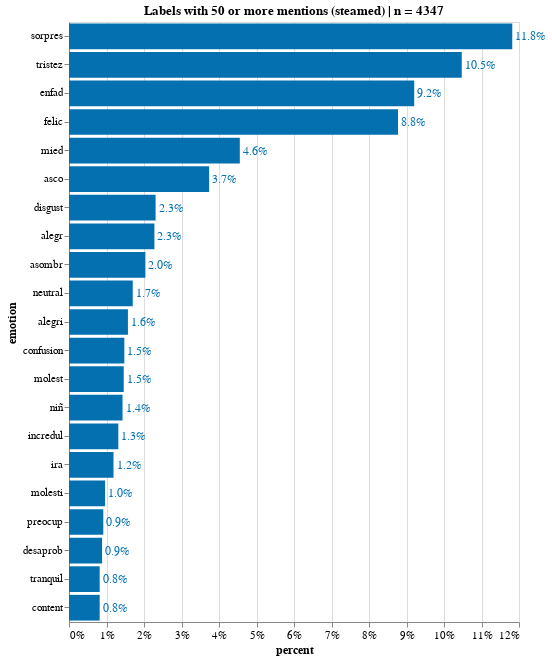

Here is the notebook cell this chart was saved with:
### Code cell
source = df_emo_overall[df_emo_overall['counts'] > 49]
title = 'Labels with 50 or more mentions (steamed) | n = '+ source['counts'].sum().astype(str)
X, Y = 'percent:Q', 'emotion:N'
w, h= 450, 600
txs, ls, ts = 12, 11, 12

chart_overall_per = simple_per_bar(source, title=title, X=X, Y=Y, width=w, height=h, text_size = txs, label_size = ls, title_size=ts)
chart_overall_per.display(renderer='svg')

### Figure 1 — Vega-Lite specification as saved in the notebook (floating-point values rounded to 4 significant figures)
{"config": {"view": {"continuousWidth": 400, "continuousHeight": 300}, "axis": {"labelFontSize": 11, "titleFontSize": 12}}, "layer": [{"mark": "bar", "encoding": {"color": {"condition": {"value": "orange", "test": "(datum.emotion === null)"}, "value": "#0570b0"}, "x": {"type": "quantitative", "axis": {"format": ".0%"}, "field": "percent"}, "y": {"type": "nominal", "field": "emotion", "sort": "-x"}}, "title": "Labels with 50 or more mentions (steamed) | n = 4347"}, {"mark": {"type": "text", "align": "left", "baseline": "middle", "dx": 3, "fontSize": 12}, "encoding": {"color": {"condition": {"value": "orange", "test": "(datum.emotion === null)"}, "value": "#0570b0"}, "text": {"type": "quantitative", "field": "percent", "format": ".1%"}, "x": {"type": "quantitative", "axis": {"format": ".0%"}, "field": "percent"}, "y": {"type": "nominal", "field": "emotion", "sort": "-x"}}, "title": "Labels with 50 or more mentions (steamed) | n = 4347"}], "data": {"name": "data-fb7df861c01b7c323ee5ffc25401a51a"}, "height": 600, "width": 450, "$schema": "https://vega.github.io/schema/vega-lite/v4.8.1.json", "datasets": {"data-fb7df861c01b7c323ee5ffc25401a51a": [{"counts": 737, "emotion": "sorpres", "percent": 0.1182}, {"counts": 653, "emotion": "tristez", "percent": 0.1047}, {"counts": 574, "emotion": "enfad", "percent": 0.09206}, {"counts": 547, "emotion": "felic", "percent": 0.08773}, {"counts": 284, "emotion": "mied", "percent": 0.04555}, {"counts": 233, "emotion": "asco", "percent": 0.03737}, {"counts": 144, "emotion": "disgust", "percent": 0.0231}, {"counts": 142, "emotion": "alegr", "percent": 0.02277}, {"counts": 127, "emotion": "asombr", "percent": 0.02037}, {"counts": 106, "emotion": "neutral", "percent": 0.017}, {"counts": 98, "emotion": "alegri", "percent": 0.01572}, {"counts": 92, "emotion": "confusion", "percent": 0.01476}, {"counts": 91, "emotion": "molest", "percent": 0.0146}, {"counts": 89, "emotion": "niñ", "percent": 0.01427}, {"counts": 82, "emotion": "incredul", "percent": 0.01315}, {"counts": 74, "emotion": "ira", "percent": 0.01187}, {"counts": 60, "emotion": "molesti", "percent": 0.009623}, {"counts": 57, "emotion": "preocup", "percent": 0.009142}, {"counts": 55, "emotion": "desaprob", "percent": 0.008821}, {"counts": 51, "emotion": "tranquil", "percent": 0.00818}, {"counts": 51, "emotion": "content", "percent": 0.00818}]}}
